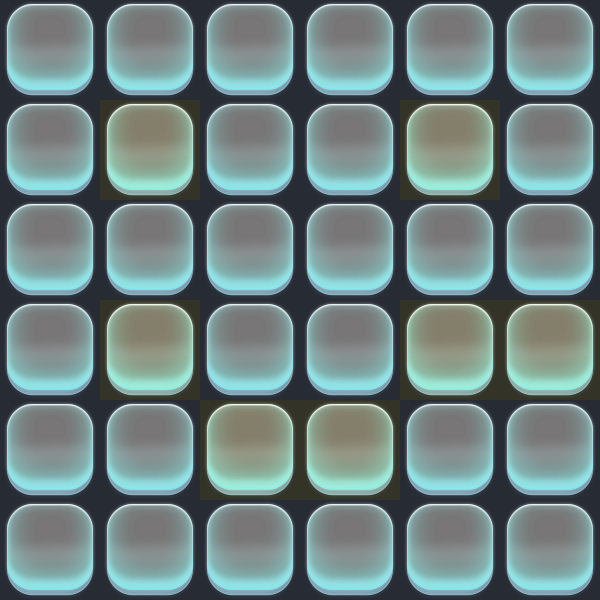

A 2D game scene composited from a Tiled map and its tileset images. What follows is a short description and the map's XML, with each tile layer's data collapsed to a summary:
An orthogonal 6x6 tile map with 100x100 px tiles, 2 tile layers (map, type), 2 tilesets.

<map version="1.0" orientation="orthogonal" renderorder="right-down" width="6" height="6" tilewidth="100" tileheight="100" nextobjectid="1">
 <tileset firstgid="1" name="bg_kuang" tilewidth="100" tileheight="100" tilecount="1" columns="1">
  <image source="bg_kuang.png" width="100" height="100" />
 </tileset>
 <tileset firstgid="2" name="type" tilewidth="100" tileheight="100" tilecount="2" columns="2">
  <image source="type.png" width="200" height="100" />
  <tile id="0">
   <properties>
    <property name="type" value="1" />
   </properties>
  </tile>
  <tile id="1">
   <properties>
    <property name="type" value="2" />
   </properties>
  </tile>
 </tileset>
 <layer name="map" width="6" height="6">
  <data>[36 cells, 36 non-empty, 1 distinct tile ids]</data>
 </layer>
 <layer name="type" width="6" height="6">
  <data>[36 cells, 36 non-empty, 2 distinct tile ids]</data>
 </layer>
</map>
